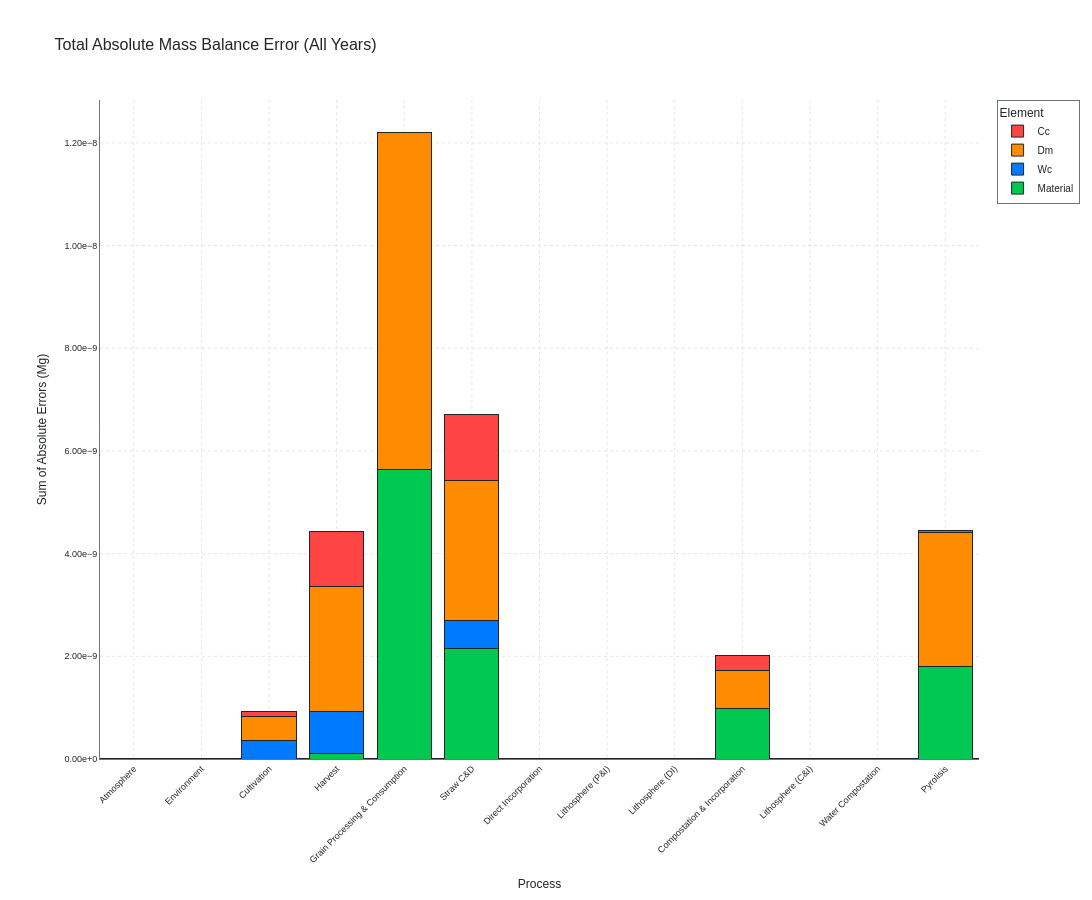

The notebook cell this image was saved under:
### Markdown cell above
## 2.2 Mass Balance Validation

### Code cell
print("\n" + "="*60)
print("⚖️ MASS BALANCE VERIFICATION (BASELINE)")
print("="*60)
plotting.plot_total_mass_balance_error(mfa_results_baseline)
plotting.plot_optimized_mass_balance_error(mfa_results_baseline)

### Figure 1 — Plotly figure (JSON) as saved in the notebook; plotly's stock layout.template omitted (floating-point values rounded to 4 significant figures)
{"data": [{"hovertemplate": "<b>%{x}</b><br>Material: %{y:.2e} Mg<extra></extra>", "marker": {"color": "#00C851", "line": {"color": "#212529", "width": 1}}, "name": "Material", "type": "bar", "x": ["Atmosphere", "Environment", "Cultivation", "Harvest", "Grain Processing & Consumption", "Straw C&D", "Direct Incorporation", "Lithosphere (P&I)", "Lithosphere (DI)", "Compostation & Incorporation", "Lithosphere (C&I)", "Water Compostation", "Pyrolisis"], "y": [0, 0, 0, 1.164e-10, 5.646e-09, 2.154e-09, 0, 0, 0, 9.895e-10, 0, 0, 1.804e-09]}, {"hovertemplate": "<b>%{x}</b><br>Wc: %{y:.2e} Mg<extra></extra>", "marker": {"color": "#007BFF", "line": {"color": "#212529", "width": 1}}, "name": "Wc", "type": "bar", "x": ["Atmosphere", "Environment", "Cultivation", "Harvest", "Grain Processing & Consumption", "Straw C&D", "Direct Incorporation", "Lithosphere (P&I)", "Lithosphere (DI)", "Compostation & Incorporation", "Lithosphere (C&I)", "Water Compostation", "Pyrolisis"], "y": [0, 0, 3.638e-10, 8.004e-10, 0, 5.384e-10, 0, 0, 0, 0, 0, 0, 0]}, {"hovertemplate": "<b>%{x}</b><br>Dm: %{y:.2e} Mg<extra></extra>", "marker": {"color": "#FF8C00", "line": {"color": "#212529", "width": 1}}, "name": "Dm", "type": "bar", "x": ["Atmosphere", "Environment", "Cultivation", "Harvest", "Grain Processing & Consumption", "Straw C&D", "Direct Incorporation", "Lithosphere (P&I)", "Lithosphere (DI)", "Compostation & Incorporation", "Lithosphere (C&I)", "Water Compostation", "Pyrolisis"], "y": [0, 0, 4.657e-10, 2.445e-09, 6.548e-09, 2.736e-09, 0, 0, 0, 7.276e-10, 0, 0, 2.605e-09]}, {"hovertemplate": "<b>%{x}</b><br>Cc: %{y:.2e} Mg<extra></extra>", "marker": {"color": "#FF4444", "line": {"color": "#212529", "width": 1}}, "name": "Cc", "type": "bar", "x": ["Atmosphere", "Environment", "Cultivation", "Harvest", "Grain Processing & Consumption", "Straw C&D", "Direct Incorporation", "Lithosphere (P&I)", "Lithosphere (DI)", "Compostation & Incorporation", "Lithosphere (C&I)", "Water Compostation", "Pyrolisis"], "y": [0, 0, 8.731e-11, 1.077e-09, 0, 1.281e-09, 0, 0, 0, 3.056e-10, 0, 0, 4.366e-11]}], "layout": {"barmode": "stack", "font": {"color": "#212529", "family": "Arial, sans-serif", "size": 10}, "height": 900, "legend": {"bgcolor": "rgba(255,255,255,0.8)", "bordercolor": "#6C757D", "borderwidth": 1, "font": {"color": "#212529", "family": "Arial, sans-serif", "size": 10}, "title": {"text": "Element"}}, "margin": {"b": 100, "l": 100, "r": 50, "t": 100}, "paper_bgcolor": "#FFFFFF", "plot_bgcolor": "#FFFFFF", "title": {"font": {"size": 16}, "text": "Total Absolute Mass Balance Error (All Years)"}, "width": 1200, "xaxis": {"gridcolor": "#E5E5E5", "griddash": "dot", "gridwidth": 1, "linecolor": "#6C757D", "linewidth": 1, "tickangle": -45, "tickfont": {"color": "#212529", "family": "Arial, sans-serif", "size": 9}, "title": {"text": "Process"}}, "yaxis": {"gridcolor": "#E5E5E5", "griddash": "dot", "gridwidth": 1, "linecolor": "#6C757D", "linewidth": 1, "tickfont": {"color": "#212529", "family": "Arial, sans-serif", "size": 9}, "tickformat": ".2e", "title": {"text": "Sum of Absolute Errors (Mg)"}, "zeroline": true, "zerolinecolor": "#212529", "zerolinewidth": 2}}}
